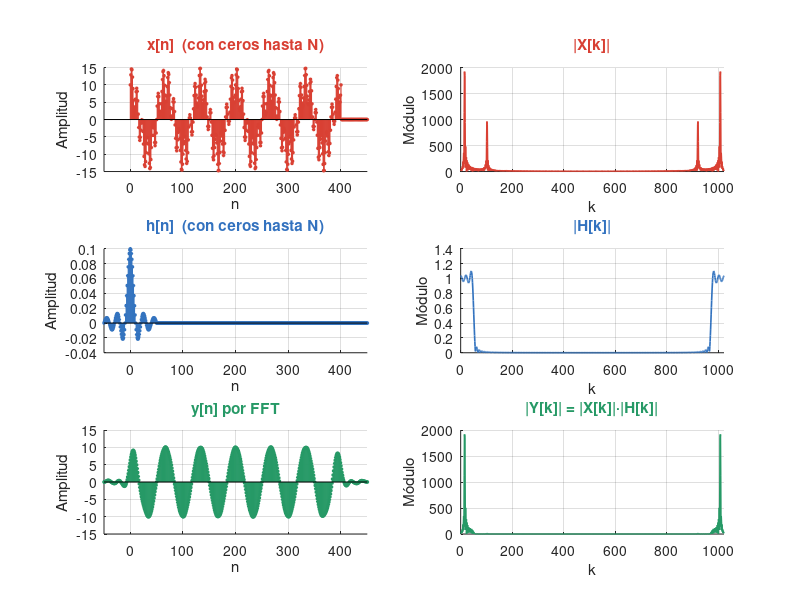

This chart was generated by the following MATLAB code:
% EJERCICIO 3 - Análisis Numérico (Convolución mediante FFT)
clc; clear; close all;

% ---------- Datos (mismos que el Ejercicio 2) ----------
Nx = 401;        % muestras de x[n]
Dt = 0.0001;     % paso de muestreo [s]
Fc = 500;        % frecuencia de corte [Hz]: entre 150 Hz y 1000 Hz
Nh = 101;        % muestras de h[n], IMPAR
N  = 1024;       % largo de la FFT, N = 2^r

% La convolución lineal tiene Nx + Nh - 1 muestras: N tiene que alcanzar
if N < Nx + Nh - 1
  error('N = %d es chico: hace falta N >= Nx + Nh - 1 = %d', N, Nx + Nh - 1);
end

% ---------- Señal de entrada x[n] ----------
n_x = 0:(Nx-1);
t   = n_x * Dt;
x   = 10*cos(2*pi*150*t) + 5*sin(2*pi*1000*t);

% ---------- Respuesta al impulso h[n]: sinc centrada ----------
n_h = -(Nh-1)/2 : (Nh-1)/2;
h   = 2*Fc*Dt * sinc(2*Fc*Dt*n_h);

% ---------- Mismo largo N: se agrega la zona nula ----------
xN = [x, zeros(1, N - Nx)];
hN = [h, zeros(1, N - Nh)];

% ---------- Convolución por FFT ----------
X = fft(xN);
H = fft(hN);
Y = X .* H;                % convolución en tiempo = producto en frecuencia
y = real(ifft(Y));         % la parte imaginaria es solo ruido numérico (~1e-15)

% ---------- Ejes ----------
% x[n] arranca en n = 0. h[n] e y[n] arrancan en n = n_h(1) = -(Nh-1)/2,
% igual que en el Ejercicio 2 (por eso h centrada queda guardada desde su primer valor no nulo).
n_xN = 0:(N-1);
n_hN = n_h(1) + (0:(N-1));
n_y  = n_h(1) + (0:(N-1));
k    = 0:(N-1);
lim_n = [n_h(1), n_h(1) + Nx + Nh - 2];   % elementos no nulos de y[n], igual que en el Ej. 2
lim_k = [0 N-1];

% ---------- Comparación con el Ejercicio 2 (conv en el tiempo) ----------
y_conv = conv(x, h);
err = max(abs(y(1:Nx+Nh-1) - y_conv));
printf('N = %d | Nx + Nh - 1 = %d | error máx |y_FFT - y_conv| = %.2e\n', N, Nx+Nh-1, err);

% Picos del espectro: k = f * N * Dt
k150  = round(150  * N * Dt) + 1;     % +1 porque los índices de Octave arrancan en 1
k1000 = round(1000 * N * Dt) + 1;
printf('|X| en 150 Hz = %.1f | |Y| en 150 Hz = %.1f | cociente = %.3f\n', abs(X(k150)),  abs(Y(k150)),  abs(Y(k150))/abs(X(k150)));
printf('|X| en 1000 Hz = %.1f | |Y| en 1000 Hz = %.1f | cociente = %.3f\n', abs(X(k1000)), abs(Y(k1000)), abs(Y(k1000))/abs(X(k1000)));

% ---------- Gráficos: 3 filas x 2 columnas ----------
c_x = [0.85 0.25 0.20];   % rojo ladrillo
c_h = [0.20 0.45 0.75];   % azul medio
c_y = [0.15 0.60 0.40];   % verde oscuro

figure('Name', 'Ejercicio 3', 'NumberTitle', 'off', ...
       'Color', 'white', 'Position', [100 60 1000 680]);

% --- Columna 1: tiempo discreto [n] ---
subplot(3,2,1);
stem(n_xN, xN, 'filled', 'LineWidth', 0.8, 'Color', c_x, 'MarkerSize', 2, ...
     'MarkerFaceColor', c_x, 'MarkerEdgeColor', c_x);
title('x[n]  (con ceros hasta N)', 'FontWeight', 'bold', 'Color', c_x);
xlabel('n'); ylabel('Amplitud'); xlim(lim_n); grid on; set(gca, 'Box', 'off');

subplot(3,2,3);
stem(n_hN, hN, 'filled', 'LineWidth', 0.8, 'Color', c_h, 'MarkerSize', 2, ...
     'MarkerFaceColor', c_h, 'MarkerEdgeColor', c_h);
title('h[n]  (con ceros hasta N)', 'FontWeight', 'bold', 'Color', c_h);
xlabel('n'); ylabel('Amplitud'); xlim(lim_n); grid on; set(gca, 'Box', 'off');

subplot(3,2,5);
stem(n_y, y, 'filled', 'LineWidth', 0.8, 'Color', c_y, 'MarkerSize', 2, ...
     'MarkerFaceColor', c_y, 'MarkerEdgeColor', c_y);
title('y[n] por FFT', 'FontWeight', 'bold', 'Color', c_y);
xlabel('n'); ylabel('Amplitud'); xlim(lim_n); grid on; set(gca, 'Box', 'off');

% --- Columna 2: frecuencias discretas [k], módulos ---
subplot(3,2,2);
plot(k, abs(X), 'Color', c_x, 'LineWidth', 1.2);
title('|X[k]|', 'FontWeight', 'bold', 'Color', c_x);
xlabel('k'); ylabel('Módulo'); xlim(lim_k); grid on; set(gca, 'Box', 'off');

subplot(3,2,4);
plot(k, abs(H), 'Color', c_h, 'LineWidth', 1.2);
title('|H[k]|', 'FontWeight', 'bold', 'Color', c_h);
xlabel('k'); ylabel('Módulo'); xlim(lim_k); grid on; set(gca, 'Box', 'off');

subplot(3,2,6);
plot(k, abs(Y), 'Color', c_y, 'LineWidth', 1.2);
title('|Y[k]| = |X[k]|·|H[k]|', 'FontWeight', 'bold', 'Color', c_y);
xlabel('k'); ylabel('Módulo'); xlim(lim_k); grid on; set(gca, 'Box', 'off');

titulo = sprintf('Ejercicio 3 - Convolución por FFT | N = %d, Dt = %g s, Fc = %g Hz, Nh = %d', N, Dt, Fc, Nh);
if exist('sgtitle')
  sgtitle(titulo, 'FontWeight', 'bold');
else
  set(gcf, 'Name', titulo);
end

% ================== CONCLUSIONES ==================
% 1) Comparación con el Ej. 2: la y[n] por FFT coincide con la de conv (error ~1e-13),
%    siempre que N >= Nx + Nh - 1. Si N fuera menor, la convolución se vuelve circular
%    y los extremos de y[n] se montan sobre el principio (aliasing temporal).
% 2) Los picos de X[k] están en k = f*N*Dt: 150 Hz -> k ~ 15 y 1000 Hz -> k ~ 102.
%    El espectro es simétrico: k y N-k son la misma frecuencia (la segunda mitad es la
%    frecuencia negativa). Solo la primera mitad (k < N/2) es información independiente.
% 3) Gibbs: al recortar x[n] a 401 muestras (ventana rectangular) cada pico se ensancha
%    y aparecen lóbulos laterales (fuga espectral) alrededor de 150 y 1000 Hz.
%    En |H[k]| el rizado en la banda de paso y en la de rechazo es Gibbs: h[n] es una
%    sinc truncada a Nh muestras, o sea un filtro ideal multiplicado por una ventana
%    rectangular.
% 4) Entrada vs. salida: |X| tiene dos picos (150 y 1000 Hz); en |Y| queda el de 150 Hz
%    (cociente ~1) y el de 1000 Hz casi desaparece (cociente ~0.014), porque
%    |Y[k]| = |X[k]|·|H[k]| y |H| cae en la banda de rechazo.
